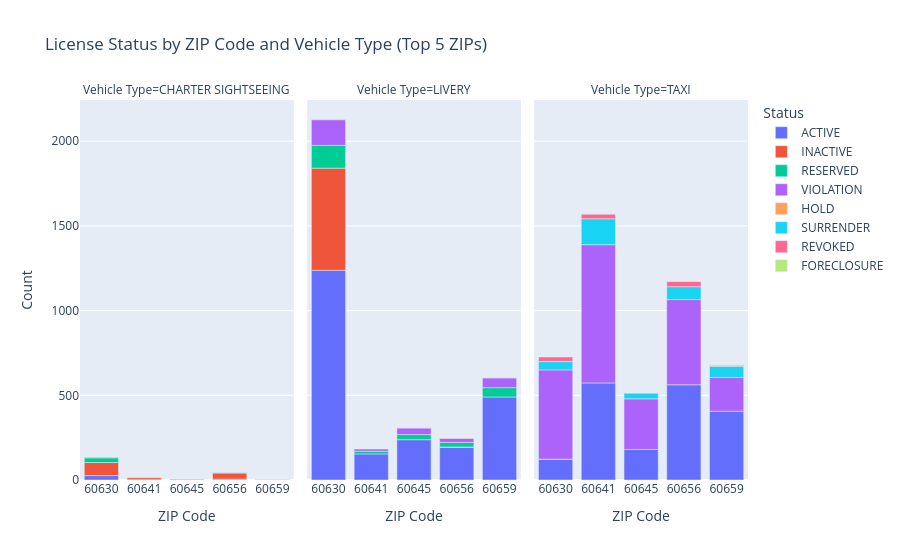

Notebook source saved alongside this figure:
### Code cell
counts = (subset.groupby(["ZIP Code", "Vehicle Type", "Status"])
                .size().reset_index(name="Count"))

fig = px.bar(
    counts,
    x="ZIP Code", y="Count",
    color="Status",
    facet_col="Vehicle Type",
    title="License Status by ZIP Code and Vehicle Type (Top 5 ZIPs)"
)
fig.update_xaxes(type="category")
fig.show()

### Figure 1 — Plotly figure (JSON) as saved in the notebook; plotly's stock layout.template omitted (floating-point values rounded to 4 significant figures)
{"data": [{"hovertemplate": "Status=ACTIVE<br>Vehicle Type=CHARTER SIGHTSEEING<br>ZIP Code=%{x}<br>Count=%{y}<extra></extra>", "legendgroup": "ACTIVE", "marker": {"color": "#636efa", "pattern": {"shape": ""}}, "name": "ACTIVE", "orientation": "v", "showlegend": true, "textposition": "auto", "type": "bar", "x": ["60630", "60641", "60645", "60656"], "xaxis": "x", "y": [26, 2, 1, 5], "yaxis": "y"}, {"hovertemplate": "Status=ACTIVE<br>Vehicle Type=LIVERY<br>ZIP Code=%{x}<br>Count=%{y}<extra></extra>", "legendgroup": "ACTIVE", "marker": {"color": "#636efa", "pattern": {"shape": ""}}, "name": "ACTIVE", "orientation": "v", "showlegend": false, "textposition": "auto", "type": "bar", "x": ["60630", "60641", "60645", "60656", "60659"], "xaxis": "x2", "y": [1238, 154, 238, 194, 490], "yaxis": "y2"}, {"hovertemplate": "Status=ACTIVE<br>Vehicle Type=TAXI<br>ZIP Code=%{x}<br>Count=%{y}<extra></extra>", "legendgroup": "ACTIVE", "marker": {"color": "#636efa", "pattern": {"shape": ""}}, "name": "ACTIVE", "orientation": "v", "showlegend": false, "textposition": "auto", "type": "bar", "x": ["60630", "60641", "60645", "60656", "60659"], "xaxis": "x3", "y": [122, 573, 180, 562, 406], "yaxis": "y3"}, {"hovertemplate": "Status=INACTIVE<br>Vehicle Type=CHARTER SIGHTSEEING<br>ZIP Code=%{x}<br>Count=%{y}<extra></extra>", "legendgroup": "INACTIVE", "marker": {"color": "#EF553B", "pattern": {"shape": ""}}, "name": "INACTIVE", "orientation": "v", "showlegend": true, "textposition": "auto", "type": "bar", "x": ["60630", "60641", "60645", "60656", "60659"], "xaxis": "x", "y": [77, 12, 4, 36, 2], "yaxis": "y"}, {"hovertemplate": "Status=INACTIVE<br>Vehicle Type=LIVERY<br>ZIP Code=%{x}<br>Count=%{y}<extra></extra>", "legendgroup": "INACTIVE", "marker": {"color": "#EF553B", "pattern": {"shape": ""}}, "name": "INACTIVE", "orientation": "v", "showlegend": false, "textposition": "auto", "type": "bar", "x": ["60630", "60656"], "xaxis": "x2", "y": [603, 1], "yaxis": "y2"}, {"hovertemplate": "Status=RESERVED<br>Vehicle Type=CHARTER SIGHTSEEING<br>ZIP Code=%{x}<br>Count=%{y}<extra></extra>", "legendgroup": "RESERVED", "marker": {"color": "#00cc96", "pattern": {"shape": ""}}, "name": "RESERVED", "orientation": "v", "showlegend": true, "textposition": "auto", "type": "bar", "x": ["60630", "60641", "60656"], "xaxis": "x", "y": [28, 2, 4], "yaxis": "y"}, {"hovertemplate": "Status=RESERVED<br>Vehicle Type=LIVERY<br>ZIP Code=%{x}<br>Count=%{y}<extra></extra>", "legendgroup": "RESERVED", "marker": {"color": "#00cc96", "pattern": {"shape": ""}}, "name": "RESERVED", "orientation": "v", "showlegend": false, "textposition": "auto", "type": "bar", "x": ["60630", "60641", "60645", "60656", "60659"], "xaxis": "x2", "y": [134, 16, 30, 27, 55], "yaxis": "y2"}, {"hovertemplate": "Status=RESERVED<br>Vehicle Type=TAXI<br>ZIP Code=%{x}<br>Count=%{y}<extra></extra>", "legendgroup": "RESERVED", "marker": {"color": "#00cc96", "pattern": {"shape": ""}}, "name": "RESERVED", "orientation": "v", "showlegend": false, "textposition": "auto", "type": "bar", "x": ["60630"], "xaxis": "x3", "y": [1], "yaxis": "y3"}, {"hovertemplate": "Status=VIOLATION<br>Vehicle Type=CHARTER SIGHTSEEING<br>ZIP Code=%{x}<br>Count=%{y}<extra></extra>", "legendgroup": "VIOLATION", "marker": {"color": "#ab63fa", "pattern": {"shape": ""}}, "name": "VIOLATION", "orientation": "v", "showlegend": true, "textposition": "auto", "type": "bar", "x": ["60630", "60641", "60656", "60659"], "xaxis": "x", "y": [4, 1, 1, 1], "yaxis": "y"}, {"hovertemplate": "Status=VIOLATION<br>Vehicle Type=LIVERY<br>ZIP Code=%{x}<br>Count=%{y}<extra></extra>", "legendgroup": "VIOLATION", "marker": {"color": "#ab63fa", "pattern": {"shape": ""}}, "name": "VIOLATION", "orientation": "v", "showlegend": false, "textposition": "auto", "type": "bar", "x": ["60630", "60641", "60645", "60656", "60659"], "xaxis": "x2", "y": [152, 13, 39, 25, 58], "yaxis": "y2"}, {"hovertemplate": "Status=VIOLATION<br>Vehicle Type=TAXI<br>ZIP Code=%{x}<br>Count=%{y}<extra></extra>", "legendgroup": "VIOLATION", "marker": {"color": "#ab63fa", "pattern": {"shape": ""}}, "name": "VIOLATION", "orientation": "v", "showlegend": false, "textposition": "auto", "type": "bar", "x": ["60630", "60641", "60645", "60656", "60659"], "xaxis": "x3", "y": [527, 816, 299, 503, 199], "yaxis": "y3"}, {"hovertemplate": "Status=HOLD<br>Vehicle Type=LIVERY<br>ZIP Code=%{x}<br>Count=%{y}<extra></extra>", "legendgroup": "HOLD", "marker": {"color": "#FFA15A", "pattern": {"shape": ""}}, "name": "HOLD", "orientation": "v", "showlegend": true, "textposition": "auto", "type": "bar", "x": ["60630", "60645", "60656", "60659"], "xaxis": "x2", "y": [3, 2, 1, 1], "yaxis": "y2"}, {"hovertemplate": "Status=SURRENDER<br>Vehicle Type=LIVERY<br>ZIP Code=%{x}<br>Count=%{y}<extra></extra>", "legendgroup": "SURRENDER", "marker": {"color": "#19d3f3", "pattern": {"shape": ""}}, "name": "SURRENDER", "orientation": "v", "showlegend": true, "textposition": "auto", "type": "bar", "x": ["60630"], "xaxis": "x2", "y": [1], "yaxis": "y2"}, {"hovertemplate": "Status=SURRENDER<br>Vehicle Type=TAXI<br>ZIP Code=%{x}<br>Count=%{y}<extra></extra>", "legendgroup": "SURRENDER", "marker": {"color": "#19d3f3", "pattern": {"shape": ""}}, "name": "SURRENDER", "orientation": "v", "showlegend": false, "textposition": "auto", "type": "bar", "x": ["60630", "60641", "60645", "60656", "60659"], "xaxis": "x3", "y": [49, 153, 33, 76, 66], "yaxis": "y3"}, {"hovertemplate": "Status=REVOKED<br>Vehicle Type=TAXI<br>ZIP Code=%{x}<br>Count=%{y}<extra></extra>", "legendgroup": "REVOKED", "marker": {"color": "#FF6692", "pattern": {"shape": ""}}, "name": "REVOKED", "orientation": "v", "showlegend": true, "textposition": "auto", "type": "bar", "x": ["60630", "60641", "60656", "60659"], "xaxis": "x3", "y": [27, 28, 32, 7], "yaxis": "y3"}, {"hovertemplate": "Status=FORECLOSURE<br>Vehicle Type=TAXI<br>ZIP Code=%{x}<br>Count=%{y}<extra></extra>", "legendgroup": "FORECLOSURE", "marker": {"color": "#B6E880", "pattern": {"shape": ""}}, "name": "FORECLOSURE", "orientation": "v", "showlegend": true, "textposition": "auto", "type": "bar", "x": ["60641", "60656", "60659"], "xaxis": "x3", "y": [1, 1, 2], "yaxis": "y3"}], "layout": {"annotations": [{"font": {}, "showarrow": false, "text": "Vehicle Type=CHARTER SIGHTSEEING", "x": 0.16, "xanchor": "center", "xref": "paper", "y": 1, "yanchor": "bottom", "yref": "paper"}, {"font": {}, "showarrow": false, "text": "Vehicle Type=LIVERY", "x": 0.5, "xanchor": "center", "xref": "paper", "y": 1, "yanchor": "bottom", "yref": "paper"}, {"font": {}, "showarrow": false, "text": "Vehicle Type=TAXI", "x": 0.84, "xanchor": "center", "xref": "paper", "y": 1, "yanchor": "bottom", "yref": "paper"}], "barmode": "relative", "legend": {"title": {"text": "Status"}, "tracegroupgap": 0}, "title": {"text": "License Status by ZIP Code and Vehicle Type (Top 5 ZIPs)"}, "xaxis": {"anchor": "y", "domain": [0, 0.32], "title": {"text": "ZIP Code"}, "type": "category"}, "xaxis2": {"anchor": "y2", "domain": [0.34, 0.66], "matches": "x", "title": {"text": "ZIP Code"}, "type": "category"}, "xaxis3": {"anchor": "y3", "domain": [0.68, 1.0], "matches": "x", "title": {"text": "ZIP Code"}, "type": "category"}, "yaxis": {"anchor": "x", "domain": [0, 1], "title": {"text": "Count"}}, "yaxis2": {"anchor": "x2", "domain": [0, 1], "matches": "y", "showticklabels": false}, "yaxis3": {"anchor": "x3", "domain": [0, 1], "matches": "y", "showticklabels": false}}}
